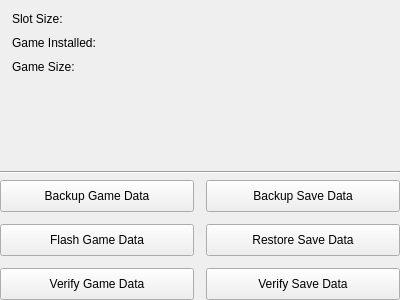
<?xml version="1.0" encoding="UTF-8"?>
<ui version="4.0">
 <class>FmCartridgeSlotWidget</class>
 <widget class="QWidget" name="FmCartridgeSlotWidget">
  <property name="geometry">
   <rect>
    <x>0</x>
    <y>0</y>
    <width>400</width>
    <height>300</height>
   </rect>
  </property>
  <property name="windowTitle">
   <string>Form</string>
  </property>
  <layout class="QVBoxLayout" name="verticalLayout" stretch="0,1,0,0">
   <property name="leftMargin">
    <number>0</number>
   </property>
   <property name="topMargin">
    <number>0</number>
   </property>
   <property name="rightMargin">
    <number>0</number>
   </property>
   <property name="bottomMargin">
    <number>0</number>
   </property>
   <item>
    <layout class="QFormLayout" name="slotInfoFormLayout">
     <property name="horizontalSpacing">
      <number>4</number>
     </property>
     <property name="verticalSpacing">
      <number>10</number>
     </property>
     <property name="leftMargin">
      <number>12</number>
     </property>
     <property name="topMargin">
      <number>12</number>
     </property>
     <property name="rightMargin">
      <number>12</number>
     </property>
     <property name="bottomMargin">
      <number>12</number>
     </property>
     <item row="0" column="1">
      <widget class="QLabel" name="slotInfoCapacityOutputLabel">
       <property name="font">
        <font>
         <weight>75</weight>
         <bold>true</bold>
        </font>
       </property>
       <property name="text">
        <string/>
       </property>
      </widget>
     </item>
     <item row="1" column="0">
      <widget class="QLabel" name="slotInfoGameTitleLabel">
       <property name="text">
        <string>Game Installed:</string>
       </property>
      </widget>
     </item>
     <item row="0" column="0">
      <widget class="QLabel" name="slotInfoCapacityLabel">
       <property name="text">
        <string>Slot Size:</string>
       </property>
      </widget>
     </item>
     <item row="1" column="1">
      <widget class="QLabel" name="slotInfoGameTitleOutputLabel">
       <property name="font">
        <font>
         <weight>75</weight>
         <bold>true</bold>
        </font>
       </property>
       <property name="text">
        <string/>
       </property>
      </widget>
     </item>
     <item row="2" column="0">
      <widget class="QLabel" name="slotInfoGameSizeLabel">
       <property name="text">
        <string>Game Size:</string>
       </property>
      </widget>
     </item>
     <item row="2" column="1">
      <widget class="QLabel" name="slotInfoGameSizeOutputLabel">
       <property name="text">
        <string/>
       </property>
      </widget>
     </item>
    </layout>
   </item>
   <item>
    <spacer name="verticalSpacer_2">
     <property name="orientation">
      <enum>Qt::Vertical</enum>
     </property>
     <property name="sizeHint" stdset="0">
      <size>
       <width>20</width>
       <height>40</height>
      </size>
     </property>
    </spacer>
   </item>
   <item>
    <widget class="Line" name="line">
     <property name="maximumSize">
      <size>
       <width>512</width>
       <height>16777215</height>
      </size>
     </property>
     <property name="orientation">
      <enum>Qt::Horizontal</enum>
     </property>
    </widget>
   </item>
   <item>
    <layout class="QHBoxLayout" name="slotActionsHorizontalLayout" stretch="0,1,0">
     <property name="spacing">
      <number>0</number>
     </property>
     <property name="leftMargin">
      <number>0</number>
     </property>
     <property name="topMargin">
      <number>0</number>
     </property>
     <property name="rightMargin">
      <number>0</number>
     </property>
     <property name="bottomMargin">
      <number>0</number>
     </property>
     <item>
      <spacer name="horizontalSpacer">
       <property name="orientation">
        <enum>Qt::Horizontal</enum>
       </property>
       <property name="sizeHint" stdset="0">
        <size>
         <width>0</width>
         <height>20</height>
        </size>
       </property>
      </spacer>
     </item>
     <item>
      <layout class="QGridLayout" name="slotActionsGridLayout">
       <property name="leftMargin">
        <number>0</number>
       </property>
       <property name="topMargin">
        <number>0</number>
       </property>
       <property name="rightMargin">
        <number>0</number>
       </property>
       <property name="bottomMargin">
        <number>0</number>
       </property>
       <property name="spacing">
        <number>12</number>
       </property>
       <item row="0" column="1">
        <widget class="QPushButton" name="slotActionBackupSaveButton">
         <property name="minimumSize">
          <size>
           <width>0</width>
           <height>32</height>
          </size>
         </property>
         <property name="maximumSize">
          <size>
           <width>250</width>
           <height>16777215</height>
          </size>
         </property>
         <property name="text">
          <string>Backup Save Data</string>
         </property>
        </widget>
       </item>
       <item row="2" column="1">
        <widget class="QPushButton" name="slotActionFlashSaveButton">
         <property name="minimumSize">
          <size>
           <width>0</width>
           <height>32</height>
          </size>
         </property>
         <property name="maximumSize">
          <size>
           <width>250</width>
           <height>16777215</height>
          </size>
         </property>
         <property name="text">
          <string>Restore Save Data</string>
         </property>
        </widget>
       </item>
       <item row="2" column="0">
        <widget class="QPushButton" name="slotActionFlashGameButton">
         <property name="minimumSize">
          <size>
           <width>0</width>
           <height>32</height>
          </size>
         </property>
         <property name="maximumSize">
          <size>
           <width>250</width>
           <height>16777215</height>
          </size>
         </property>
         <property name="text">
          <string>Flash Game Data</string>
         </property>
        </widget>
       </item>
       <item row="0" column="0">
        <widget class="QPushButton" name="slotActionBackupGameButton">
         <property name="minimumSize">
          <size>
           <width>0</width>
           <height>32</height>
          </size>
         </property>
         <property name="maximumSize">
          <size>
           <width>250</width>
           <height>16777215</height>
          </size>
         </property>
         <property name="text">
          <string>Backup Game Data</string>
         </property>
        </widget>
       </item>
       <item row="3" column="0">
        <widget class="QPushButton" name="slotActionVerifyGameButton">
         <property name="minimumSize">
          <size>
           <width>0</width>
           <height>32</height>
          </size>
         </property>
         <property name="maximumSize">
          <size>
           <width>250</width>
           <height>16777215</height>
          </size>
         </property>
         <property name="text">
          <string>Verify Game Data</string>
         </property>
        </widget>
       </item>
       <item row="3" column="1">
        <widget class="QPushButton" name="slotActionVerifySaveButton">
         <property name="minimumSize">
          <size>
           <width>0</width>
           <height>32</height>
          </size>
         </property>
         <property name="maximumSize">
          <size>
           <width>250</width>
           <height>16777215</height>
          </size>
         </property>
         <property name="text">
          <string>Verify Save Data</string>
         </property>
        </widget>
       </item>
      </layout>
     </item>
     <item>
      <spacer name="horizontalSpacer_2">
       <property name="orientation">
        <enum>Qt::Horizontal</enum>
       </property>
       <property name="sizeHint" stdset="0">
        <size>
         <width>0</width>
         <height>20</height>
        </size>
       </property>
      </spacer>
     </item>
    </layout>
   </item>
  </layout>
 </widget>
 <resources/>
 <connections/>
</ui>
